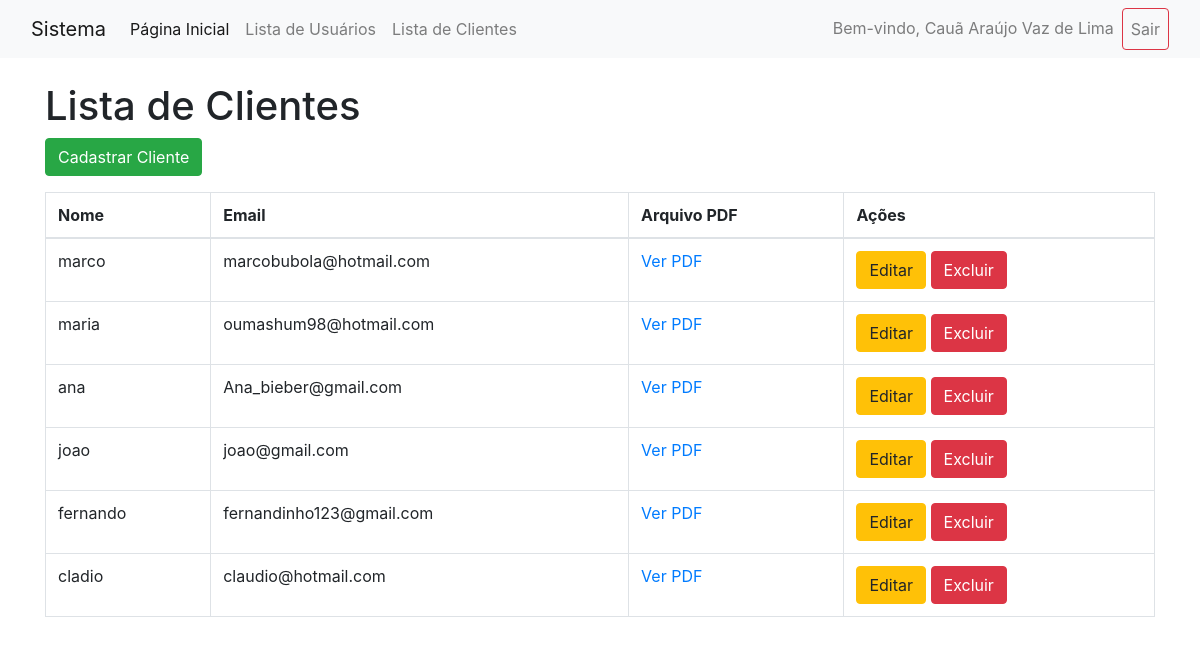
The app's page /cadastro_cliente/lista_clientes.php (signed in) with its own data.
### tables this page shows
CREATE TABLE `clientes` (
  `id` int NOT NULL AUTO_INCREMENT,
  `nome` varchar(255) NOT NULL,
  `email` varchar(255) NOT NULL,
  `pdf` varchar(255) NOT NULL,
  PRIMARY KEY (`id`)
);

### cadastro_cliente/lista_clientes.php (the view, shortened to what this page needs)
<?php
include 'conexao.php';
include 'menu.php';
$clientes = $conn->query("SELECT * FROM clientes")->fetchAll(PDO::FETCH_ASSOC);
?>
<!DOCTYPE html>
<html lang="pt-br">
<head>
    <link rel="stylesheet" href="https://maxcdn.bootstrapcdn.com/bootstrap/4.5.2/css/bootstrap.min.css">
</head>
<body>
    <div class="container">
        <h1 class="mt-4">Lista de Clientes</h1>
        <a href="cadastrar.php" class="btn btn-success mb-3">Cadastrar Cliente</a>
        <table class="table table-bordered">
            <thead>
                <tr>
                    <th>Nome</th>
                    <th>Email</th>
                    <th>Arquivo PDF</th>
                    <th>Ações</th>
                </tr>
            </thead>
            <tbody>
                <?php foreach ($clientes as $cliente): ?>
                    <tr>
                        <td><?= htmlspecialchars($cliente['nome']) ?></td>
                        <td><?= htmlspecialchars($cliente['email']) ?></td>
                        <td><a href="uploads/<?= htmlspecialchars($cliente['pdf']) ?>" target="_blank">Ver PDF</a></td>
                        <td>
                            <?php if ($_SESSION['nivel_acesso'] == 'ADMINISTRADOR'): ?>
                                <a href="editar.php?id=<?= $cliente['id'] ?>" class = "btn btn-warning">Editar</a>
                                <a href="excluir.php?id=<?= $cliente['id'] ?>" class="btn btn-danger" onclick="return confirm('A exclusão será permanente! Tem certeza disso?')">Excluir</a>
                                <?php else: ?>
                                    <span class="text-muted">Sem permissão</span>
                                        <?php endif; ?>
                        </td>
                    </tr>
                    <?php endforeach; ?>
            </tbody>
        </table>
    </div>
</body>
</html>

### cadastro_cliente/menu.php (shortened to what this page needs)
<?php
$nivel_acesso = $_SESSION['nivel_acesso'];
?>
<nav class="navbar navbar-expand-lg navbar-light bg-light">
  <div class="container-fluid">
    <a class="navbar-brand" href="#">Sistema</a>
    <div class="collapse navbar-collapse" id="navbarNav">
      <ul class="navbar-nav me-auto">
        <li class="nav-item">
          <a class="nav-link active" aria-current="page" href="redirect.php">Página Inicial</a>
        </li>
        <?php if ($nivel_acesso == 'ADMINISTRADOR'): ?>
        <li class="nav-item">
          <a class="nav-link" href="lista_usuarios.php">Lista de Usuários</a>
        </li>
        <?php endif; ?>
        <li class="nav-item">
          <a class="nav-link" href="lista_clientes.php">Lista de Clientes</a>
        </li>
      </ul>
      <ul class="navbar-nav ml-auto">
        <li class="nav-item">
          <span class="nav-link">Bem-vindo,
            <?php echo isset($_SESSION['nome_usuario']) ? $_SESSION['nome_usuario'] : 'Usuário'; ?></span>
        </li>
        <li class="nav-item">
          <a class="nav-link btn btn-outline-danger" href="logout.php">Sair</a>
        </li>
      </ul>
    </div>
  </div>
</nav>
<link href="https://cdn.jsdelivr.net/npm/bootstrap@5.3.0-alpha1/dist/css/bootstrap.min.css" rel="stylesheet">

### records on screen
clientes: nome "marco", email "marcobubola@hotmail.com"
clientes: nome "maria", email "oumashum98@hotmail.com"
clientes: nome "ana", email "Ana_bieber@gmail.com"
clientes: nome "joao", email "joao@gmail.com"
clientes: nome "fernando", email "fernandinho123@gmail.com"
clientes: nome "cladio", email "claudio@hotmail.com"

### other values on screen
$_SESSION['nome_usuario'] "Cauã Araújo Vaz de Lima"
